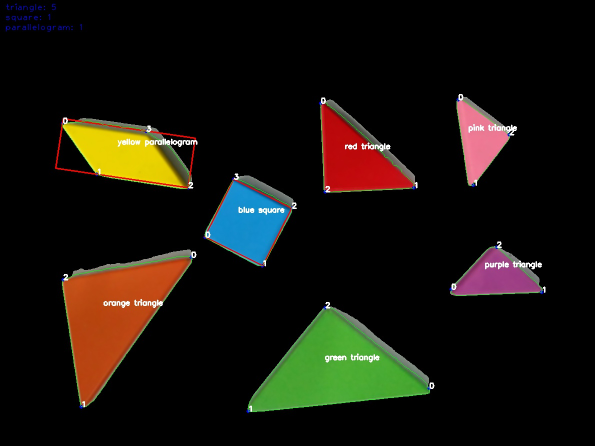
#> input picture image/t1.jpg, 1190 x 892 px (shown at 1/2 size)
$ python -i analysis.py   (imports and definitions only)   (older library calls are emulated)
#> lines starting #> are read from the running program, lines starting #| are printed output that depends on the picture; after the words box and inside, x2 and y2 are one past the last pixel; in counts of white or black regions, pixels touching at a corner belong together
### tools.py
#!/usr/bin/env python
# -*- coding: utf-8 -*-
# @Time    : 2018/9/19 下午6:17
# @Author  : Lynn
# @Site    :
# @File    : tools.py
# @Software: PyCharm

import cv2
from PIL import Image
import numpy as np
import collections
import colorsys
import math
from PIL import Image
from PIL import ImageDraw

############################################################################################
# 生成深蓝色绘图画布
def generate_darkblue_canvas():
    array = np.ndarray((1190, 1190, 3), np.uint8)
    array[:, :, 0] = 0
    array[:, :, 1] = 0
    array[:, :, 2] = 100
    image = Image.fromarray(array)
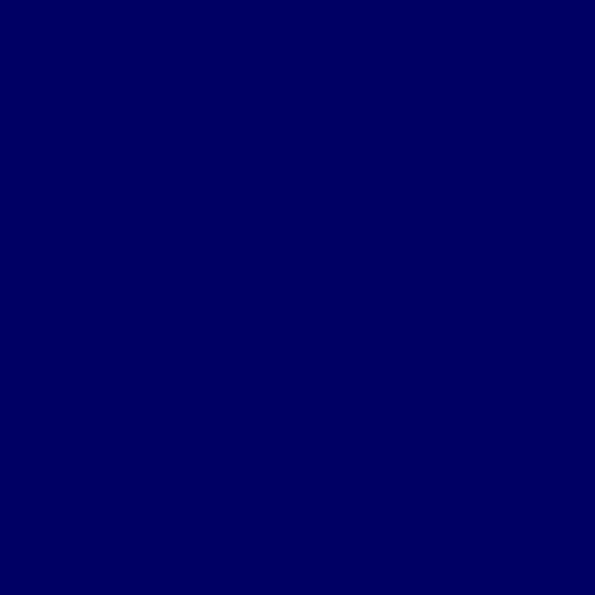
#> image: PIL image 1190x1190 RGB (shown at 1/2 size); mean R, G, B 0, 0, 100
    # 创建绘制对象
    draw = ImageDraw.Draw(image)
    return (image,draw)

############################################################################################
#Point:描述点坐标
class Point():
    x = 0
    y = 0

############################################################################################
#rgb转hsv
# [352 lines left out: functions rgb_hsv, Range, scanFill, Color, ostu, contrast_brightness_image and 10 more, not called in this run]

############################################################################################
#getColorList:生成hsv颜色字典,Hue-色调、Saturation-饱和度、Value-值s
'''
def getColorList():
    dict = collections.defaultdict(list)

    #黑色
    lower_black = np.array([0, 0, 0])
    upper_black = np.array([180, 255, 46])
    color_list = []
    color_list.append(lower_black)
    color_list.append(upper_black)
    dict['black'] = color_list

    # #灰色

    lower_gray = np.array([0, 0, 46])
    upper_gray = np.array([180, 43, 220])
    color_list = []
    color_list.append(lower_gray)
    color_list.append(upper_gray)
    dict['gray']=color_list

     #白色
    lower_white = np.array([0, 0, 221])
    upper_white = np.array([180, 30, 255])
    color_list = []
    color_list.append(lower_white)
    color_list.append(upper_white)
    dict['white'] = color_list

    #粉色
    lower_pink=np.array([166,86,178])
    upper_pink=np.array([180,165,255])
    color_list=[]
    color_list.append(lower_pink)
    color_list.append(upper_pink)
    dict['pink']=color_list

    # 红色

    lower_red = np.array([166, 166, 80])
    upper_red = np.array([180, 255, 255])
    color_list = []
    color_list.append(lower_red)
    color_list.append(upper_red)
    dict['red'] = color_list

    # 红色2
    lower_red = np.array([0, 140, 130])
    upper_red = np.array([5, 255, 255])
    color_list = []
    color_list.append(lower_red)
    color_list.append(upper_red)
    dict['red2'] = color_list

    #橙色
    lower_orange = np.array([6, 43, 46])
    upper_orange = np.array([24, 255, 255])
    color_list = []
    color_list.append(lower_orange)
    color_list.append(upper_orange)
    dict['orange'] = color_list

    #黄色
    lower_yellow = np.array([25, 43, 46])
    upper_yellow = np.array([34, 255, 255])
    color_list = []
    color_list.append(lower_yellow)
    color_list.append(upper_yellow)
    dict['yellow'] = color_list

    #绿色

    lower_green = np.array([35, 43, 46])
    upper_green = np.array([77, 255, 255])
    color_list = []
    color_list.append(lower_green)
    color_list.append(upper_green)
    dict['green'] = color_list

    #青色

    lower_cyan = np.array([78, 43, 46])
    upper_cyan = np.array([99, 255, 255])
    color_list = []
    color_list.append(lower_cyan)
    color_list.append(upper_cyan)
    dict['cyan'] = color_list

    #蓝色

    lower_blue = np.array([100, 43, 46])
    upper_blue = np.array([124, 255, 255])
    color_list = []
    color_list.append(lower_blue)
    color_list.append(upper_blue)
    dict['blue'] = color_list

    # 紫色

    lower_purple = np.array([125, 43, 46])
    upper_purple = np.array([165, 255, 255])
    color_list = []
    color_list.append(lower_purple)
    color_list.append(upper_purple)
    dict['purple'] = color_list

    return dict
    '''
def getColorList():
    dict = collections.defaultdict(list)

    #黑色

    lower_black = np.array([0, 0, 0])
    upper_black = np.array([180, 255, 46])
    color_list = []
    color_list.append(lower_black)
    color_list.append(upper_black)
    dict['black'] = color_list

    # #灰色

    lower_gray = np.array([0, 0, 46])
    upper_gray = np.array([180, 43, 220])
    color_list = []
    color_list.append(lower_gray)
    color_list.append(upper_gray)
    dict['gray']=color_list

     #白色
    lower_white = np.array([0, 0, 221])
    upper_white = np.array([180, 30, 255])
    color_list = []
    color_list.append(lower_white)
    color_list.append(upper_white)
    dict['white'] = color_list

    #粉色
    #lower_pink=np.array([166,86,178])
    #upper_pink=np.array([180,165,255])
    lower_pink=np.array([170,70,230])
    upper_pink=np.array([180,130,255])
    lower_pink1=np.array([0,76,170])
    upper_pink1=np.array([7,140,255])
    color_list=[]
    color_list.append(lower_pink)
    color_list.append(upper_pink)
    color_list.append(lower_pink1)
    color_list.append(upper_pink1)
    dict['pink']=color_list

    # 红色

    lower_red = np.array([166, 166, 80])
    upper_red = np.array([180, 255, 255])
    color_list = []
    color_list.append(lower_red)
    color_list.append(upper_red)
    dict['red'] = color_list

    # 红色2
    lower_red = np.array([0, 140, 130])
    upper_red = np.array([6, 255, 255])
    color_list = []
    color_list.append(lower_red)
    color_list.append(upper_red)
    dict['red2'] = color_list

    #橙色
    lower_orange = np.array([7, 102, 153])
    upper_orange = np.array([15, 230, 255])
    color_list = []
    color_list.append(lower_orange)
    color_list.append(upper_orange)
    dict['orange'] = color_list

    #黄色
    lower_yellow = np.array([25, 43, 180])
    upper_yellow = np.array([33, 255, 255])
    color_list = []
    color_list.append(lower_yellow)
    color_list.append(upper_yellow)
    dict['yellow'] = color_list

    #绿色

    lower_green = np.array([35, 43, 46])
    upper_green = np.array([77, 255, 255])
    color_list = []
    color_list.append(lower_green)
    color_list.append(upper_green)
    dict['green'] = color_list

    #青色

    lower_cyan = np.array([78, 43, 46])
    upper_cyan = np.array([99, 255, 255])
    color_list = []
    color_list.append(lower_cyan)
    color_list.append(upper_cyan)
    dict['cyan'] = color_list

    #蓝色

    lower_blue = np.array([100, 43, 46])
    upper_blue = np.array([124, 255, 255])
    color_list = []
    color_list.append(lower_blue)
    color_list.append(upper_blue)
    dict['blue'] = color_list

    # 紫色

    lower_purple = np.array([125, 76, 115])
    upper_purple = np.array([180, 153, 204])
    #lower_purple1=np.array([170,])
    color_list = []
    color_list.append(lower_purple)
    color_list.append(upper_purple)
    dict['purple'] = color_list

    return dict

############################################################################################

### pattern.py
# 识别目标图案，分割识别出其中用到了哪些简单多边形及其它们相邻的边
# -----------------------------#
# 对每个轮廓遍历轮廓的像素点，若存在相同的则相邻
# -----------------------------#
# 实物图先旋转到目标图案的角度，再寻找相应顶点对应的边
# ---------------------------------#
# 实现邻边，顶点相邻的识别，用图的结构来存储
import collections
import cv2
import numpy as np
import time
import object
# 数据结构存储图的单个点信息，包括
# A.no(图形A相邻接图形B的编号)
# A.own(A邻接部分的边或顶点)
# A.near(B邻接部分的边或顶点)

class Patch():
    pass


# 图的数据结构，存储图形的邻边、顶点(Patch对象）
graph = {
    '0': [],
    '1': [],
    '2': [],
    '3': [],
    '4': [],
    '5': [],
    '6': []
}
# 存储每个图形的形状、颜色、中心点、是否已经拼凑
no_shape = {
    '0': [],
    '1': [],
    '2': [],
    '3': [],
    '4': [],
    '5': [],
    '6': []
}
# 轮廓上的所有点
cnt_point = []
# 图形的顶点
vertex = []
# 存储A与B邻边的所有像素点
# near[0]中存储m个list，每个list中存储n个像素点
# m=邻接的边数，n=构成每条邻边的所有像素点
near = []
# 初始化
for i in range(0, 7):
    cnt_point.append([])
    # vertex对每个图形存储对应顶点编号，如vertex[0][0]=(x,y)
    # vertex[0]第0个图形，vertex[0][0]第0个图形的第0个顶点
    vertex.append([])
    near.append([])


# 主函数
# [19 lines left out: function main, not called in this run]
# 并查集
# 存储图形的根结点/集合
father = [0] * 7
# 是否为根结点
isRoot = [0] * 7
# [14 lines left out: functions findFather, Union, not called in this run]
def init(n):
#> called with n = 7
    for i in range(0, n):
        father[i] = i
        isRoot[i] = 0
# [14 lines left out: function num_Union, not called in this run]
init(7)
#寻找边与边相邻
# [315 lines left out: functions Part, Part2, Part3, Near, detail_point, slope and 3 more, not called in this run]


class Point():
    x = 0
    y = 0

# [121 lines left out: functions getColorList, contrast_brightness_image, not called in this run]


class ShapeAnalysis:
    def __init__(self):
        self.shapes = {'triangle': 0, 'square': 0, 'polygons': 0, 'circles': 0, 'parallelogram': 0}

    # [173 lines left out: functions draw_text_info, analysis, not called in this run]

# [2 lines that do not run on import are left out]

### analysis.py
#!/usr/bin/env python
# -*- coding: utf-8 -*-
# @Time    : 2018/9/19 下午6:34
# @Author  : Lynn
# @Site    :
# @File    : analysis.py
# @Software: PyCharm
import numpy as np
import imutils
import cv2
from PIL import Image
import time
import math
import pattern
from tools import *

############################################################################################
# 轮廓上的所有点
cnt_point = []
# 图形的顶点
vertex = []

no_shape = {
    '0': [],
    '1': [],
    '2': [],
    '3': [],
    '4': [],
    '5': [],
    '6': []
}

############################################################################################
# 初始化 vertex, cnt_point
# [6 lines left out: function initial_cntpoint_and_vertex, not called in this run]


############################################################################################
#形状分析
class Analysis:
    def __init__(self):
        self.shapes = {'triangle': 0, 'square': 0, 'polygons': 0, 'circles': 0,'parallelogram':0}
    # [171 lines left out: functions draw_text_info, analy, not called in this run]

>>> import cv2
>>> picture = cv2.imread('image/t1.jpg')
#> picture is the input picture: shape (892, 1190, 3); mean B, G, R 12.3, 20, 23.7
>>> result = Analysis().analy(picture)
#> in analy, `hsv = cv2.cvtColor(image, cv2.COLOR_BGR2HSV)`: hsv: shape (892, 1190, 3); mean H, S, V 13.3, 39.9, 30.4
#> after the loop in analy, `for d in dict:`:
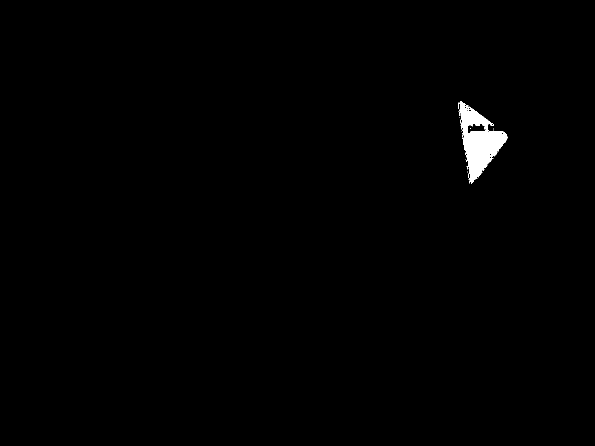
#> mask1: shape (892, 1190) (shown at 1/2 size); 0.68% white; 10 white regions (9 under 20 px), largest, box (x1, y1, x2, y2) and area: (916, 202, 1014, 367) 7236
#> after the loop in analy, `for d in dict:`: num = 9
#> in analy, `cv2.imshow('thresh inital', thresh)`:
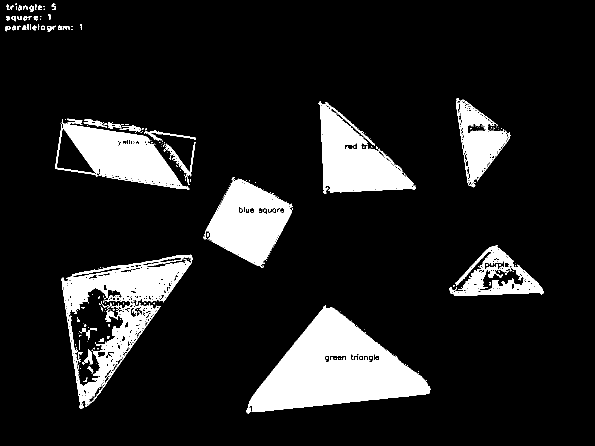
#> window 'thresh inital': shape (892, 1190) (shown at 1/2 size); 12.7% white; 287 white regions (234 under 20 px), largest, box (x1, y1, x2, y2) and area: (492, 611, 862, 827) 39868, (122, 510, 386, 818) 23324, (637, 202, 832, 388) 17640
#> in analy, `blurred = cv2.GaussianBlur(thresh, (5, 5), 0)`:
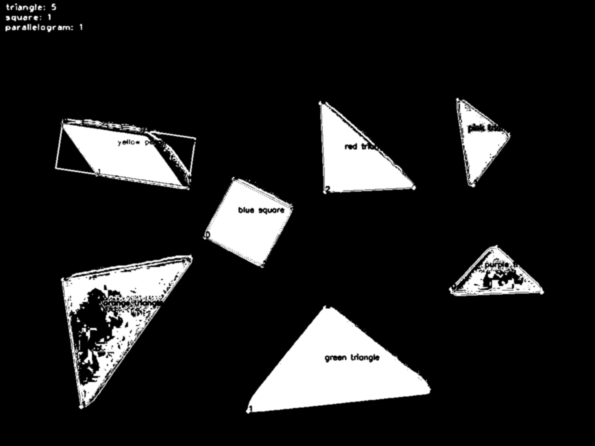
#> blurred: shape (892, 1190) (shown at 1/2 size); min 0, max 255, mean 32.4
#> in analy, `ret, thresh = cv2.threshold(blurred, 60, 255, cv2.THRESH_BINARY)`: thresh: shape (892, 1190); 14.2% white; 83 white regions (43 under 20 px), largest, box (x1, y1, x2, y2) and area: (491, 611, 862, 828) 41058, (121, 509, 386, 819) 29004, (637, 202, 832, 389) 19048
#> in analy, `closed = cv2.morphologyEx(thresh, cv2.MORPH_CLOSE, kernel)`:
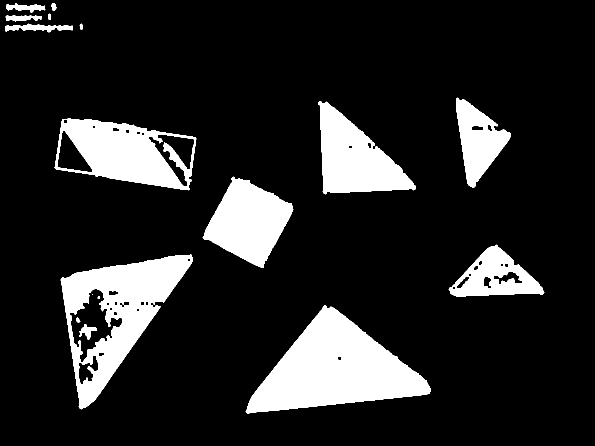
#> closed: shape (892, 1190) (shown at 1/2 size); 14.8% white; 17 white regions (1 under 20 px), largest, box (x1, y1, x2, y2) and area: (491, 611, 862, 828) 41477, (121, 509, 386, 819) 31605, (109, 237, 393, 381) 22366
#> in analy, `closed = cv2.erode(closed, None, iterations=4)`:
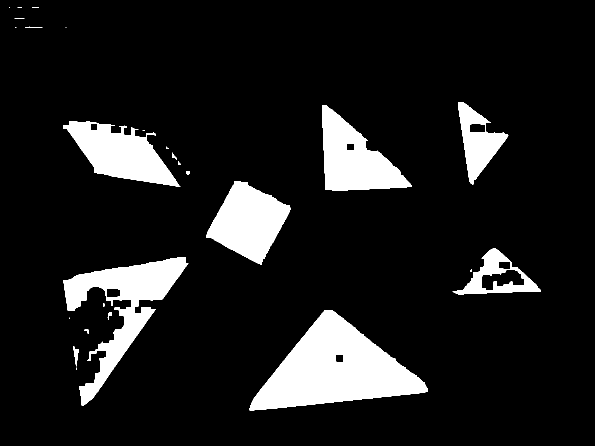
#> closed: shape (892, 1190) (shown at 1/2 size); 11.2% white; 26 white regions (11 under 20 px), largest, box (x1, y1, x2, y2) and area: (499, 620, 856, 821) 36681, (127, 514, 377, 811) 21573, (412, 363, 582, 529) 16207
#> in analy, `thresh = cv2.dilate(closed, None, iterations=4)`:
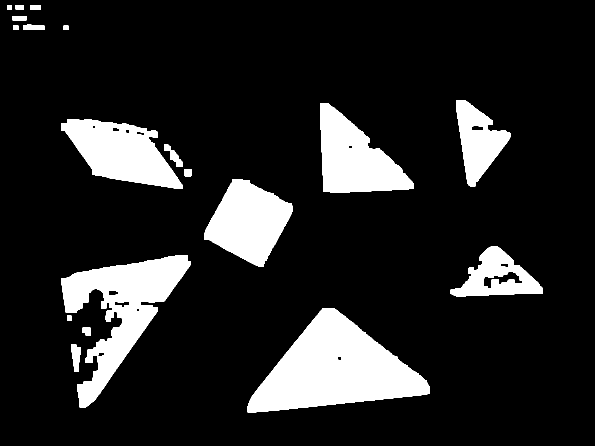
#> thresh: shape (892, 1190) (shown at 1/2 size); 14.2% white; 19 white regions
#> in analy, `cnts = cv2.findContours(thresh.copy(), cv2.RETR_EXTERNAL, cv2.CHAIN_AP..`: cnts = 19 contours; largest, box (x1, y1, x2, y2) and area: (495, 616, 860, 825) 41016, (123, 510, 381, 815) 28912, (122, 238, 365, 378) 19486, (640, 207, 828, 385) 19004, (408, 359, 586, 533) 18706
#> the loop in analy, `for c in cnts:` made 1 pass
#> after the loop in analy, `for c in cnts:`: k = 0; self.shapes = {'triangle': 0, 'square': 0, 'polygons': 0, 'circles': 0, 'parallelogram': 0}; vertex = []
#> (the run stopped early here; a loop or call above may not have finished)
